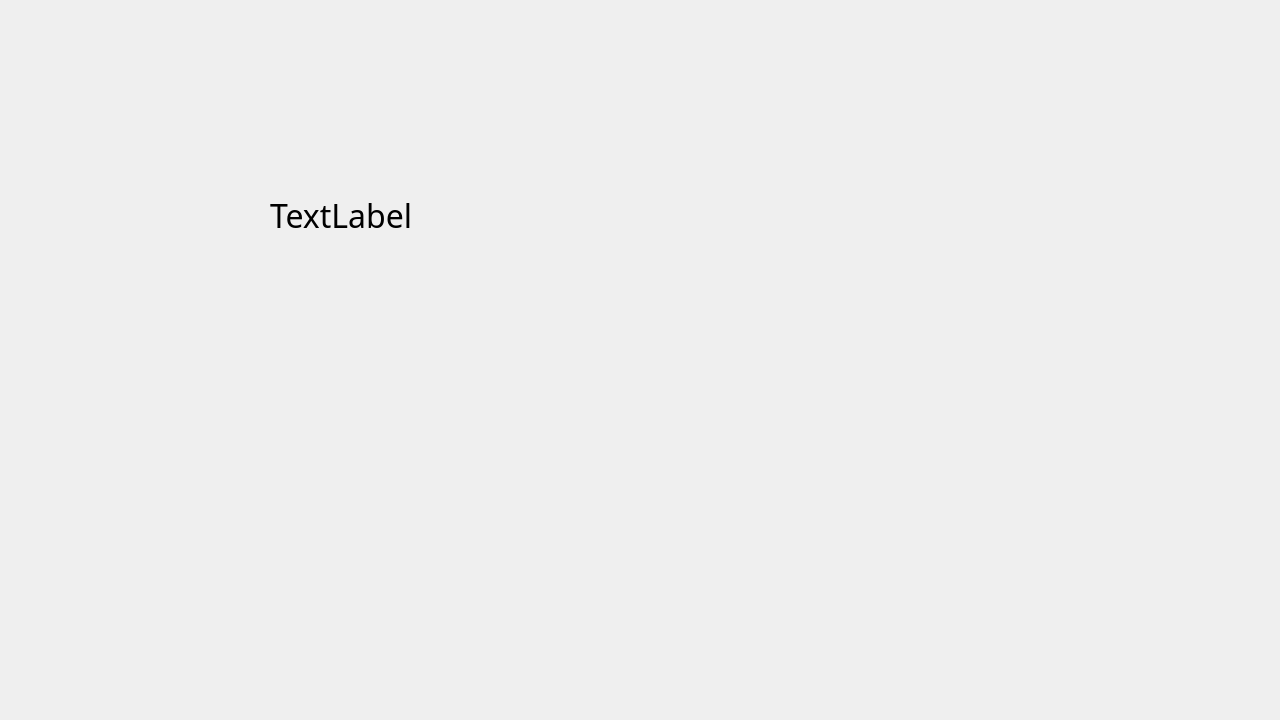
<?xml version="1.0" encoding="UTF-8"?>
<ui version="4.0">
 <class>Debitbalance</class>
 <widget class="QWidget" name="Debitbalance">
  <property name="geometry">
   <rect>
    <x>0</x>
    <y>0</y>
    <width>1280</width>
    <height>720</height>
   </rect>
  </property>
  <property name="windowTitle">
   <string>Form</string>
  </property>
  <widget class="QLabel" name="label_debitbalance">
   <property name="geometry">
    <rect>
     <x>270</x>
     <y>120</y>
     <width>591</width>
     <height>191</height>
    </rect>
   </property>
   <property name="font">
    <font>
     <family>Century Gothic</family>
     <pointsize>14</pointsize>
    </font>
   </property>
   <property name="text">
    <string>&lt;html&gt;&lt;head/&gt;&lt;body&gt;&lt;p&gt;&lt;span style=&quot; font-size:24pt;&quot;&gt;TextLabel&lt;/span&gt;&lt;/p&gt;&lt;/body&gt;&lt;/html&gt;</string>
   </property>
  </widget>
  <widget class="QLabel" name="label_creditbalance">
   <property name="geometry">
    <rect>
     <x>250</x>
     <y>390</y>
     <width>601</width>
     <height>131</height>
    </rect>
   </property>
   <property name="text">
    <string/>
   </property>
  </widget>
 </widget>
 <resources/>
 <connections/>
</ui>
